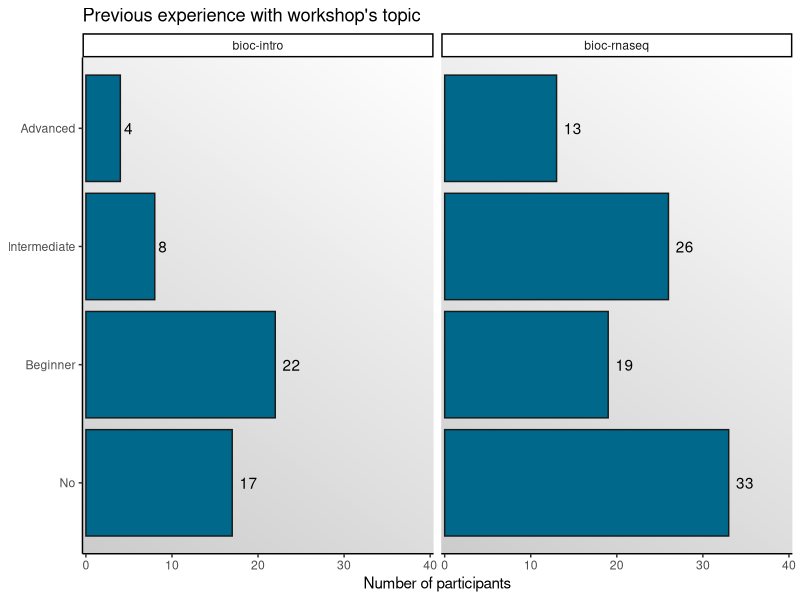

Recreate this plot in R. (Note: this script raises an error after producing the figure.)
## ---- chunk 1
set.seed(123) # for reproducibility

# Load required packages
library(here)
library(tidyverse)
## ---- chunk 2
pdata <- read_tsv(
    here("data", "learner_profiles.tsv"),
    show_col_types = FALSE
)
## ---- chunk 3
# Create barplot: each facet is a Carpentries lesson (either bioc-intro or RNA-seq)
p_experience <- pdata |>
    select(!conference) |>
    pivot_longer(!workshop, names_to = "level", values_to = "count") |>
    group_by(workshop, level) |>
    summarise(count = sum(count)) |>
    ungroup() |>
    mutate(
        level = str_to_title(level),
        level = factor(level, c("No", "Beginner", "Intermediate", "Advanced"))
    ) |>
    ggplot(aes(x = count, y = level)) +
    geom_col(fill = "deepskyblue4", color = "gray10") +
    geom_text(aes(label = count), hjust = -0.4) +
    facet_wrap(~workshop, nrow = 1) +
    theme_classic() +
    theme(panel.background = element_rect(
        fill = grid::linearGradient(colorRampPalette(c("gray80", "white"))(100))
    )) +
    labs(
        title = "Previous experience with workshop's topic",
        x = "Number of participants", y = NULL
    ) +
    scale_x_continuous(limits = c(0, 40), expand = c(0.01, 0))
## ---- chunk 4
#| eval: true
#| echo: false
sessioninfo::session_info()
